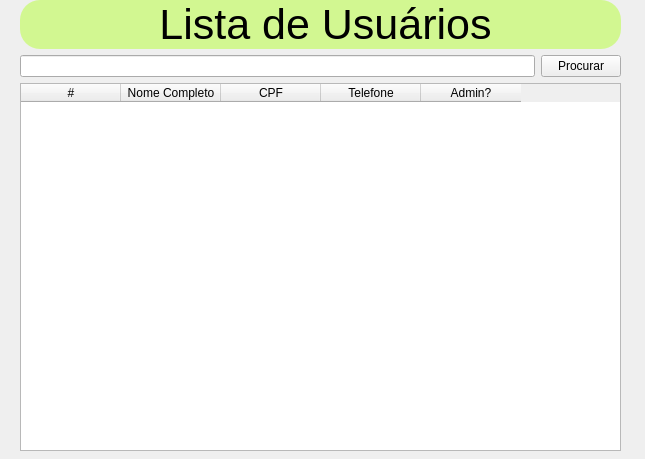
<?xml version="1.0" encoding="UTF-8"?>
<ui version="4.0">
 <class>MainWindow</class>
 <widget class="QMainWindow" name="MainWindow">
  <property name="geometry">
   <rect>
    <x>0</x>
    <y>0</y>
    <width>645</width>
    <height>459</height>
   </rect>
  </property>
  <property name="windowTitle">
   <string>Lista de Usuários</string>
  </property>
  <widget class="QWidget" name="centralwidget">
   <widget class="QWidget" name="verticalLayoutWidget">
    <property name="geometry">
     <rect>
      <x>0</x>
      <y>0</y>
      <width>641</width>
      <height>451</height>
     </rect>
    </property>
    <layout class="QVBoxLayout" name="verticalLayout">
     <property name="leftMargin">
      <number>20</number>
     </property>
     <property name="rightMargin">
      <number>20</number>
     </property>
     <item>
      <widget class="QLabel" name="label">
       <property name="font">
        <font>
         <pointsize>32</pointsize>
        </font>
       </property>
       <property name="styleSheet">
        <string notr="true">background-color: rgba(180,255,50,0.5);border-radius: 20px;padding-left:10px;</string>
       </property>
       <property name="text">
        <string>Lista de Usuários</string>
       </property>
       <property name="alignment">
        <set>Qt::AlignCenter</set>
       </property>
      </widget>
     </item>
     <item>
      <layout class="QHBoxLayout" name="horizontalLayout">
       <item>
        <widget class="QLineEdit" name="input_pesquisa"/>
       </item>
       <item>
        <widget class="QPushButton" name="btn_procurar">
         <property name="text">
          <string>Procurar</string>
         </property>
        </widget>
       </item>
      </layout>
     </item>
     <item>
      <widget class="QTableWidget" name="table_usuarios">
       <column>
        <property name="text">
         <string>#</string>
        </property>
       </column>
       <column>
        <property name="text">
         <string>Nome Completo</string>
        </property>
       </column>
       <column>
        <property name="text">
         <string>CPF</string>
        </property>
       </column>
       <column>
        <property name="text">
         <string>Telefone</string>
        </property>
       </column>
       <column>
        <property name="text">
         <string>Admin?</string>
        </property>
       </column>
      </widget>
     </item>
    </layout>
   </widget>
  </widget>
 </widget>
 <resources/>
 <connections/>
</ui>
